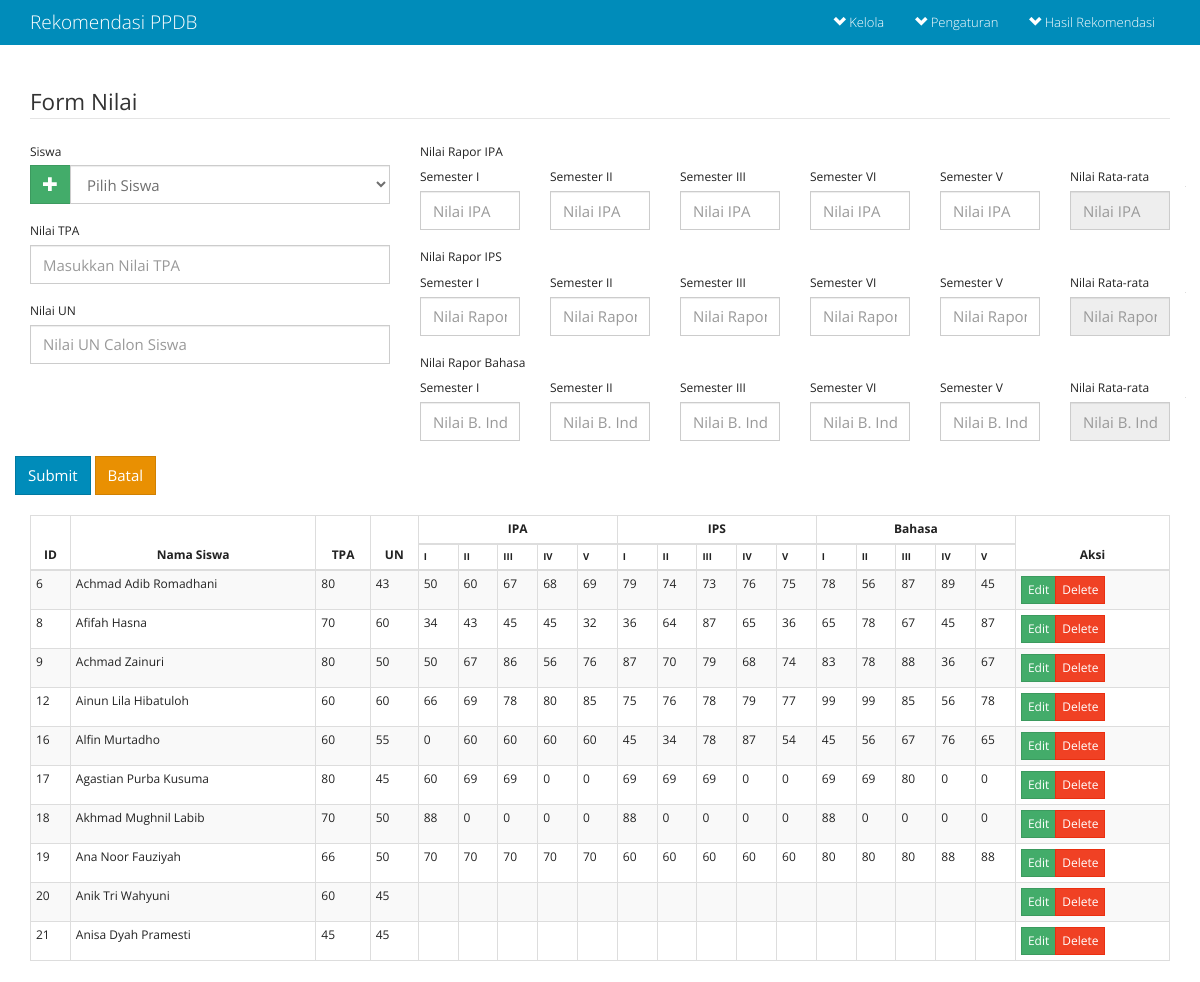
The page /fuzzyhibrid2/nilai.php on the database its author committed.
### tables this page shows
CREATE TABLE `nilai` (
  `id_nilai` int(11) NOT NULL AUTO_INCREMENT,
  `id_siswa` int(11) NOT NULL,
  `nilai_tpa` float DEFAULT NULL,
  `nilai_un` float DEFAULT NULL,
  `nun_ipa` float DEFAULT NULL,
  `nun_ips` float DEFAULT NULL,
  `nun_bing` float DEFAULT NULL,
  `nun_mat` float DEFAULT NULL,
  `nun_bind` float DEFAULT NULL,
  `ipa1` float DEFAULT NULL,
  `ipa2` float DEFAULT NULL,
  `ipa3` float DEFAULT NULL,
  `ipa4` float DEFAULT NULL,
  `ipa5` float DEFAULT NULL,
  `ips1` float DEFAULT NULL,
  `ips2` float DEFAULT NULL,
  `ips3` float DEFAULT NULL,
  `ips4` float DEFAULT NULL,
  `ips5` float DEFAULT NULL,
  `mat1` float DEFAULT NULL,
  `mat2` float DEFAULT NULL,
  `mat3` float DEFAULT NULL,
  `mat4` float DEFAULT NULL,
  `mat5` float DEFAULT NULL,
  `bind1` float DEFAULT NULL,
  `bind2` float DEFAULT NULL,
  `bind3` float DEFAULT NULL,
  `bind4` float DEFAULT NULL,
  `bind5` float DEFAULT NULL,
  `bing1` float DEFAULT NULL,
  `bing2` float DEFAULT NULL,
  `bing3` float DEFAULT NULL,
  `bing4` float DEFAULT NULL,
  `bing5` float DEFAULT NULL,
  `datetime` datetime NOT NULL DEFAULT CURRENT_TIMESTAMP ON UPDATE CURRENT_TIMESTAMP,
  PRIMARY KEY (`id_nilai`,`id_siswa`)
);

CREATE TABLE `siswa` (
  `id_siswa` int(11) NOT NULL AUTO_INCREMENT,
  `asal_sekolah` varchar(100) NOT NULL,
  `nama_siswa` varchar(100) NOT NULL,
  `tmp_lahir` varchar(50) DEFAULT NULL,
  `tgl_lahir` date DEFAULT NULL,
  `j_kelamin` enum('L','P') NOT NULL,
  `alamat` varchar(255) DEFAULT NULL,
  `telp` varchar(12) DEFAULT NULL,
  `datetime` datetime DEFAULT CURRENT_TIMESTAMP ON UPDATE CURRENT_TIMESTAMP,
  PRIMARY KEY (`id_siswa`,`asal_sekolah`)
);

### fuzzyhibrid2/nilai.php (called while the page is built, shortened)
<?php include('header.php'); ?>
<?php include('content-nilai.php'); ?>
<?php include('footer.php'); ?>

### fuzzyhibrid2/list-nilai.php (the view, shortened to what this page needs)
<?php
$sql="select * from nilai a left join siswa b on a.id_siswa=b.id_siswa ";
$result=mysql_query($sql)or die('Maaf, Query Nilai Salah: '.mysql_error());
$numrows=mysql_num_rows($result);
function show_fuzzy($show){
	global $result,$numrows;
	if($numrows>0){
		while($row=mysql_fetch_array($result)):
			?>
				<tr>
					<td><?php echo $row['id_nilai'] ?></td>
					<td><?php echo $row['nama_siswa'] ?></td>
					<td><?php echo $row['nilai_tpa'] ?></td>
					<td><?php echo $row['nilai_un'] ?></td>
					<td><?php echo $row['ipa1'] ?></td>
					<td><?php echo $row['ipa2'] ?></td>
					<td><?php echo $row['ipa3'] ?></td>
					<td><?php echo $row['ipa4'] ?></td>
					<td><?php echo $row['ipa5'] ?></td>
					<td><?php echo $row['ips1'] ?></td>
					<td><?php echo $row['ips2'] ?></td>
					<td><?php echo $row['ips3'] ?></td>
					<td><?php echo $row['ips4'] ?></td>
					<td><?php echo $row['ips5'] ?></td>
					<td><?php echo $row['bind1'] ?></td>
					<td><?php echo $row['bind2'] ?></td>
					<td><?php echo $row['bind3'] ?></td>
					<td><?php echo $row['bind4'] ?></td>
					<td><?php echo $row['bind5'] ?></td>
				<?php
					switch ($show) {
						case 'all':
							?>
							<td><div class="btn-group">
								<a href="proses.php?form=nilai&a=edit&id=<?php echo $row['id_nilai'] ?>" class="btn btn-xs btn-success">Edit</a>
								<a href="proses.php?form=nilai&a=delete&id=<?php echo $row['id_nilai'] ?>" class="btn btn-xs btn-danger">Delete</a>
							</div></td>
							<?php
							break;
							?>
							<?php
					}
				?>
				</tr>
			<?php
		endwhile;
	}else{
		?>
		<tr><td colspan="7" class="text-center">Tidak ada data dalam database</td></tr>
		<?php
	}
}
?>

### rows shown on the page
nilai: id_nilai "6", siswa.nama_siswa "Achmad Adib Romadhani", nilai_tpa "80", nilai_un "43", ipa1 "50", ipa2 "60", ipa3 "67", ipa4 "68", ipa5 "69", ips1 "79", ips2 "74", ips3 "73", ips4 "76", ips5 "75", bind1 "78", bind2 "56", bind3 "87", bind4 "89", bind5 "45"
nilai: id_nilai "8", siswa.nama_siswa "Afifah Hasna", nilai_tpa "70", nilai_un "60", ipa1 "34", ipa2 "43", ipa3 "45", ipa4 "45", ipa5 "32", ips1 "36", ips2 "64", ips3 "87", ips4 "65", ips5 "36", bind1 "65", bind2 "78", bind3 "67", bind4 "45", bind5 "87"
nilai: id_nilai "9", siswa.nama_siswa "Achmad Zainuri", nilai_tpa "80", nilai_un "50", ipa1 "50", ipa2 "67", ipa3 "86", ipa4 "56", ipa5 "76", ips1 "87", ips2 "70", ips3 "79", ips4 "68", ips5 "74", bind1 "83", bind2 "78", bind3 "88", bind4 "36", bind5 "67"
nilai: id_nilai "12", siswa.nama_siswa "Ainun Lila Hibatuloh", nilai_tpa "60", nilai_un "60", ipa1 "66", ipa2 "69", ipa3 "78", ipa4 "80", ipa5 "85", ips1 "75", ips2 "76", ips3 "78", ips4 "79", ips5 "77", bind1 "99", bind2 "99", bind3 "85", bind4 "56", bind5 "78"
nilai: id_nilai "16", siswa.nama_siswa "Alfin Murtadho", nilai_tpa "60", nilai_un "55", ipa1 "0", ipa2 "60", ipa3 "60", ipa4 "60", ipa5 "60", ips1 "45", ips2 "34", ips3 "78", ips4 "87", ips5 "54", bind1 "45", bind2 "56", bind3 "67", bind4 "76", bind5 "65"
nilai: id_nilai "17", siswa.nama_siswa "Agastian Purba Kusuma", nilai_tpa "80", nilai_un "45", ipa1 "60", ipa2 "69", ipa3 "69", ipa4 "0", ipa5 "0", ips1 "69", ips2 "69", ips3 "69", ips4 "0", ips5 "0", bind1 "69", bind2 "69", bind3 "80", bind4 "0", bind5 "0"
nilai: id_nilai "18", siswa.nama_siswa "Akhmad Mughnil Labib", nilai_tpa "70", nilai_un "50", ipa1 "88", ipa2 "0", ipa3 "0", ipa4 "0", ipa5 "0", ips1 "88", ips2 "0", ips3 "0", ips4 "0", ips5 "0", bind1 "88", bind2 "0", bind3 "0", bind4 "0", bind5 "0"
nilai: id_nilai "19", siswa.nama_siswa "Ana Noor Fauziyah", nilai_tpa "66", nilai_un "50", ipa1 "70", ipa2 "70", ipa3 "70", ipa4 "70", ipa5 "70", ips1 "60", ips2 "60", ips3 "60", ips4 "60", ips5 "60", bind1 "80", bind2 "80", bind3 "80", bind4 "88", bind5 "88"
nilai: id_nilai "20", siswa.nama_siswa "Anik Tri Wahyuni", nilai_tpa "60", nilai_un "45"
nilai: id_nilai "21", siswa.nama_siswa "Anisa Dyah Pramesti", nilai_tpa "45", nilai_un "45"
